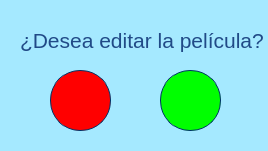
<?xml version="1.0" encoding="UTF-8"?>
<ui version="4.0">
 <class>confrimEdit</class>
 <widget class="QDialog" name="confrimEdit">
  <property name="geometry">
   <rect>
    <x>0</x>
    <y>0</y>
    <width>268</width>
    <height>151</height>
   </rect>
  </property>
  <property name="windowTitle">
   <string>Confirmación</string>
  </property>
  <property name="styleSheet">
   <string notr="true">background-color:rgb(165, 233, 255);</string>
  </property>
  <widget class="QLabel" name="label">
   <property name="geometry">
    <rect>
     <x>20</x>
     <y>10</y>
     <width>271</width>
     <height>61</height>
    </rect>
   </property>
   <property name="text">
    <string>&lt;html&gt;&lt;head/&gt;&lt;body&gt;&lt;p&gt;&lt;span style=&quot; font-size:16pt; color:#204a87;&quot;&gt;¿Desea editar la película?&lt;/span&gt;&lt;/p&gt;&lt;/body&gt;&lt;/html&gt;</string>
   </property>
  </widget>
  <widget class="QPushButton" name="pushButton">
   <property name="geometry">
    <rect>
     <x>50</x>
     <y>70</y>
     <width>61</width>
     <height>61</height>
    </rect>
   </property>
   <property name="styleSheet">
    <string notr="true">border-style: solid;
border-width: 1px;
border-color: rgb(0, 51, 102);
background-color: rgb(255,0, 0);
color: rgb(255, 255, 255);
border-radius: 30px;
image: url(:/X/Cancelar.png);</string>
   </property>
   <property name="text">
    <string/>
   </property>
  </widget>
  <widget class="QPushButton" name="pushButton_3">
   <property name="geometry">
    <rect>
     <x>160</x>
     <y>70</y>
     <width>61</width>
     <height>61</height>
    </rect>
   </property>
   <property name="styleSheet">
    <string notr="true">border-style: solid;
border-width: 1px;
border-color: rgb(0, 51, 102);
background-color: rgb(0,255, 0);
color: rgb(255, 255, 255);
border-radius: 30px;
image: url(:/Pleca/Comprobar.png);</string>
   </property>
   <property name="text">
    <string/>
   </property>
  </widget>
 </widget>
 <resources>
  <include location="../Logos/Pleca.qrc"/>
  <include location="../Logos/X.qrc"/>
 </resources>
 <connections/>
</ui>
